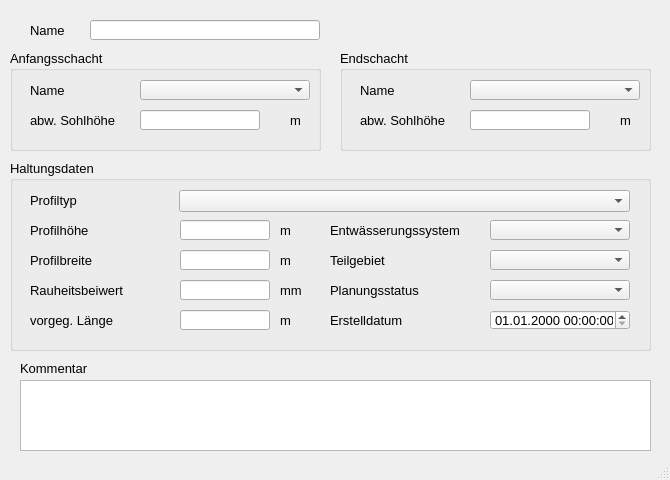
<?xml version="1.0" encoding="UTF-8"?>
<ui version="4.0">
 <class>MainWindow</class>
 <widget class="QMainWindow" name="MainWindow">
  <property name="enabled">
   <bool>true</bool>
  </property>
  <property name="geometry">
   <rect>
    <x>0</x>
    <y>0</y>
    <width>670</width>
    <height>480</height>
   </rect>
  </property>
  <property name="sizePolicy">
   <sizepolicy hsizetype="Preferred" vsizetype="Preferred">
    <horstretch>0</horstretch>
    <verstretch>0</verstretch>
   </sizepolicy>
  </property>
  <property name="minimumSize">
   <size>
    <width>670</width>
    <height>480</height>
   </size>
  </property>
  <property name="maximumSize">
   <size>
    <width>16777215</width>
    <height>16777215</height>
   </size>
  </property>
  <property name="baseSize">
   <size>
    <width>0</width>
    <height>0</height>
   </size>
  </property>
  <property name="font">
   <font>
    <family>Tahoma</family>
    <pointsize>10</pointsize>
   </font>
  </property>
  <property name="windowTitle">
   <string>h-Regler</string>
  </property>
  <widget class="QWidget" name="centralwidget">
   <widget class="QLabel" name="label">
    <property name="geometry">
     <rect>
      <x>30</x>
      <y>20</y>
      <width>40</width>
      <height>20</height>
     </rect>
    </property>
    <property name="font">
     <font>
      <family>Tahoma</family>
      <pointsize>10</pointsize>
     </font>
    </property>
    <property name="text">
     <string>Name</string>
    </property>
   </widget>
   <widget class="QLineEdit" name="haltnam">
    <property name="geometry">
     <rect>
      <x>90</x>
      <y>20</y>
      <width>230</width>
      <height>20</height>
     </rect>
    </property>
    <property name="font">
     <font>
      <family>Tahoma</family>
      <pointsize>10</pointsize>
     </font>
    </property>
   </widget>
   <widget class="QTextEdit" name="kommentar">
    <property name="geometry">
     <rect>
      <x>20</x>
      <y>380</y>
      <width>631</width>
      <height>71</height>
     </rect>
    </property>
    <property name="font">
     <font>
      <family>Tahoma</family>
      <pointsize>10</pointsize>
     </font>
    </property>
   </widget>
   <widget class="QLabel" name="label_22">
    <property name="geometry">
     <rect>
      <x>20</x>
      <y>360</y>
      <width>81</width>
      <height>16</height>
     </rect>
    </property>
    <property name="font">
     <font>
      <family>Tahoma</family>
      <pointsize>10</pointsize>
     </font>
    </property>
    <property name="text">
     <string>Kommentar</string>
    </property>
   </widget>
   <widget class="QGroupBox" name="groupBox_2">
    <property name="geometry">
     <rect>
      <x>10</x>
      <y>160</y>
      <width>641</width>
      <height>191</height>
     </rect>
    </property>
    <property name="font">
     <font>
      <family>Tahoma</family>
      <pointsize>10</pointsize>
     </font>
    </property>
    <property name="title">
     <string>Haltungsdaten</string>
    </property>
    <widget class="QgsDateTimeEdit" name="createdat">
     <property name="geometry">
      <rect>
       <x>480</x>
       <y>150</y>
       <width>140</width>
       <height>20</height>
      </rect>
     </property>
     <property name="font">
      <font>
       <family>Tahoma</family>
       <pointsize>10</pointsize>
      </font>
     </property>
     <property name="currentSection">
      <enum>QDateTimeEdit::DaySection</enum>
     </property>
     <property name="displayFormat">
      <string>dd.MM.yyyy HH:mm:ss</string>
     </property>
    </widget>
    <widget class="QLineEdit" name="ks">
     <property name="geometry">
      <rect>
       <x>170</x>
       <y>120</y>
       <width>90</width>
       <height>20</height>
      </rect>
     </property>
    </widget>
    <widget class="QLabel" name="label_7">
     <property name="geometry">
      <rect>
       <x>20</x>
       <y>90</y>
       <width>101</width>
       <height>21</height>
      </rect>
     </property>
     <property name="text">
      <string>Profilbreite</string>
     </property>
    </widget>
    <widget class="QComboBox" name="teilgebiet">
     <property name="geometry">
      <rect>
       <x>480</x>
       <y>90</y>
       <width>140</width>
       <height>20</height>
      </rect>
     </property>
    </widget>
    <widget class="QLabel" name="label_20">
     <property name="geometry">
      <rect>
       <x>270</x>
       <y>90</y>
       <width>31</width>
       <height>21</height>
      </rect>
     </property>
     <property name="text">
      <string>m </string>
     </property>
    </widget>
    <widget class="QLabel" name="label_21">
     <property name="geometry">
      <rect>
       <x>270</x>
       <y>150</y>
       <width>30</width>
       <height>20</height>
      </rect>
     </property>
     <property name="text">
      <string>m </string>
     </property>
    </widget>
    <widget class="QLineEdit" name="laenge">
     <property name="geometry">
      <rect>
       <x>170</x>
       <y>150</y>
       <width>90</width>
       <height>20</height>
      </rect>
     </property>
     <property name="toolTip">
      <string>&lt;html&gt;&lt;head/&gt;&lt;body&gt;&lt;p&gt;&lt;span style=&quot; font-size:10pt;&quot;&gt;vorgegebene Länge, falls diese nicht automatisch berechnet werden soll&lt;/span&gt;&lt;/p&gt;&lt;/body&gt;&lt;/html&gt;</string>
     </property>
     <property name="statusTip">
      <string>vorgegebene Länge, falls diese nicht automatisch berechnet werden soll</string>
     </property>
    </widget>
    <widget class="QLabel" name="label_71">
     <property name="geometry">
      <rect>
       <x>320</x>
       <y>150</y>
       <width>151</width>
       <height>21</height>
      </rect>
     </property>
     <property name="text">
      <string>Erstelldatum</string>
     </property>
    </widget>
    <widget class="QComboBox" name="entwart">
     <property name="geometry">
      <rect>
       <x>480</x>
       <y>60</y>
       <width>140</width>
       <height>20</height>
      </rect>
     </property>
    </widget>
    <widget class="QComboBox" name="profilnam">
     <property name="geometry">
      <rect>
       <x>169</x>
       <y>30</y>
       <width>451</width>
       <height>22</height>
      </rect>
     </property>
    </widget>
    <widget class="QLabel" name="label_54">
     <property name="geometry">
      <rect>
       <x>20</x>
       <y>30</y>
       <width>91</width>
       <height>21</height>
      </rect>
     </property>
     <property name="text">
      <string>Profiltyp</string>
     </property>
    </widget>
    <widget class="QLabel" name="label_17">
     <property name="geometry">
      <rect>
       <x>20</x>
       <y>150</y>
       <width>141</width>
       <height>21</height>
      </rect>
     </property>
     <property name="text">
      <string>vorgeg. Länge</string>
     </property>
    </widget>
    <widget class="QLabel" name="label_11">
     <property name="geometry">
      <rect>
       <x>320</x>
       <y>90</y>
       <width>151</width>
       <height>21</height>
      </rect>
     </property>
     <property name="text">
      <string>Teilgebiet</string>
     </property>
     <property name="buddy">
      <cstring>simstatus</cstring>
     </property>
    </widget>
    <widget class="QLabel" name="label_51">
     <property name="geometry">
      <rect>
       <x>320</x>
       <y>60</y>
       <width>151</width>
       <height>21</height>
      </rect>
     </property>
     <property name="text">
      <string>Entwässerungssystem</string>
     </property>
    </widget>
    <widget class="QLineEdit" name="hoehe">
     <property name="geometry">
      <rect>
       <x>170</x>
       <y>60</y>
       <width>90</width>
       <height>20</height>
      </rect>
     </property>
    </widget>
    <widget class="QLabel" name="label_10">
     <property name="geometry">
      <rect>
       <x>320</x>
       <y>120</y>
       <width>151</width>
       <height>21</height>
      </rect>
     </property>
     <property name="text">
      <string>Planungsstatus</string>
     </property>
     <property name="buddy">
      <cstring>simstatus</cstring>
     </property>
    </widget>
    <widget class="QLabel" name="label_16">
     <property name="geometry">
      <rect>
       <x>270</x>
       <y>60</y>
       <width>31</width>
       <height>21</height>
      </rect>
     </property>
     <property name="text">
      <string>m </string>
     </property>
    </widget>
    <widget class="QLineEdit" name="breite">
     <property name="geometry">
      <rect>
       <x>170</x>
       <y>90</y>
       <width>90</width>
       <height>20</height>
      </rect>
     </property>
    </widget>
    <widget class="QLabel" name="label_6">
     <property name="geometry">
      <rect>
       <x>20</x>
       <y>60</y>
       <width>101</width>
       <height>21</height>
      </rect>
     </property>
     <property name="text">
      <string>Profilhöhe</string>
     </property>
    </widget>
    <widget class="QLabel" name="label_70">
     <property name="geometry">
      <rect>
       <x>270</x>
       <y>120</y>
       <width>46</width>
       <height>21</height>
      </rect>
     </property>
     <property name="text">
      <string>mm</string>
     </property>
    </widget>
    <widget class="QLabel" name="label_61">
     <property name="geometry">
      <rect>
       <x>20</x>
       <y>120</y>
       <width>100</width>
       <height>20</height>
      </rect>
     </property>
     <property name="text">
      <string>Rauheitsbeiwert</string>
     </property>
    </widget>
    <widget class="QComboBox" name="simstatus">
     <property name="geometry">
      <rect>
       <x>480</x>
       <y>120</y>
       <width>140</width>
       <height>20</height>
      </rect>
     </property>
    </widget>
   </widget>
   <widget class="QGroupBox" name="groupBox_3">
    <property name="geometry">
     <rect>
      <x>340</x>
      <y>50</y>
      <width>311</width>
      <height>101</height>
     </rect>
    </property>
    <property name="font">
     <font>
      <family>Tahoma</family>
      <pointsize>10</pointsize>
     </font>
    </property>
    <property name="title">
     <string>Endschacht</string>
    </property>
    <widget class="QLineEdit" name="sohleunten">
     <property name="geometry">
      <rect>
       <x>130</x>
       <y>60</y>
       <width>120</width>
       <height>20</height>
      </rect>
     </property>
     <property name="toolTip">
      <string>von Schachtsohle abweichende Sohlhöhe</string>
     </property>
     <property name="statusTip">
      <string>von Schachtsohle abweichende Sohlhöhe</string>
     </property>
    </widget>
    <widget class="QLabel" name="label_9">
     <property name="geometry">
      <rect>
       <x>20</x>
       <y>30</y>
       <width>71</width>
       <height>21</height>
      </rect>
     </property>
     <property name="text">
      <string>Name</string>
     </property>
    </widget>
    <widget class="QLabel" name="label_8">
     <property name="geometry">
      <rect>
       <x>20</x>
       <y>60</y>
       <width>101</width>
       <height>21</height>
      </rect>
     </property>
     <property name="text">
      <string>abw. Sohlhöhe</string>
     </property>
    </widget>
    <widget class="QLabel" name="label_15">
     <property name="geometry">
      <rect>
       <x>280</x>
       <y>60</y>
       <width>21</width>
       <height>21</height>
      </rect>
     </property>
     <property name="text">
      <string>m</string>
     </property>
    </widget>
    <widget class="QComboBox" name="schunten">
     <property name="geometry">
      <rect>
       <x>130</x>
       <y>30</y>
       <width>170</width>
       <height>20</height>
      </rect>
     </property>
    </widget>
   </widget>
   <widget class="QGroupBox" name="groupBox">
    <property name="geometry">
     <rect>
      <x>10</x>
      <y>50</y>
      <width>311</width>
      <height>101</height>
     </rect>
    </property>
    <property name="font">
     <font>
      <family>Tahoma</family>
      <pointsize>10</pointsize>
     </font>
    </property>
    <property name="title">
     <string>Anfangsschacht</string>
    </property>
    <widget class="QLabel" name="label_3">
     <property name="geometry">
      <rect>
       <x>20</x>
       <y>30</y>
       <width>91</width>
       <height>21</height>
      </rect>
     </property>
     <property name="text">
      <string>Name</string>
     </property>
    </widget>
    <widget class="QLabel" name="label_5">
     <property name="geometry">
      <rect>
       <x>20</x>
       <y>60</y>
       <width>91</width>
       <height>21</height>
      </rect>
     </property>
     <property name="text">
      <string>abw. Sohlhöhe</string>
     </property>
    </widget>
    <widget class="QLabel" name="label_14">
     <property name="geometry">
      <rect>
       <x>280</x>
       <y>60</y>
       <width>21</width>
       <height>21</height>
      </rect>
     </property>
     <property name="text">
      <string>m</string>
     </property>
    </widget>
    <widget class="QComboBox" name="schoben">
     <property name="geometry">
      <rect>
       <x>130</x>
       <y>30</y>
       <width>170</width>
       <height>20</height>
      </rect>
     </property>
    </widget>
    <widget class="QLineEdit" name="sohleoben">
     <property name="geometry">
      <rect>
       <x>130</x>
       <y>60</y>
       <width>120</width>
       <height>20</height>
      </rect>
     </property>
     <property name="toolTip">
      <string>von Schachtsohle abweichende Sohlhöhe</string>
     </property>
     <property name="statusTip">
      <string>von Schachtsohle abweichende Sohlhöhe</string>
     </property>
    </widget>
   </widget>
  </widget>
  <widget class="QMenuBar" name="menubar">
   <property name="geometry">
    <rect>
     <x>0</x>
     <y>0</y>
     <width>670</width>
     <height>22</height>
    </rect>
   </property>
  </widget>
  <widget class="QStatusBar" name="statusbar"/>
 </widget>
 <customwidgets>
  <customwidget>
   <class>QgsDateTimeEdit</class>
   <extends>QDateTimeEdit</extends>
   <header>qgsdatetimeedit.h</header>
  </customwidget>
 </customwidgets>
 <tabstops>
  <tabstop>haltnam</tabstop>
 </tabstops>
 <resources/>
 <connections/>
</ui>
